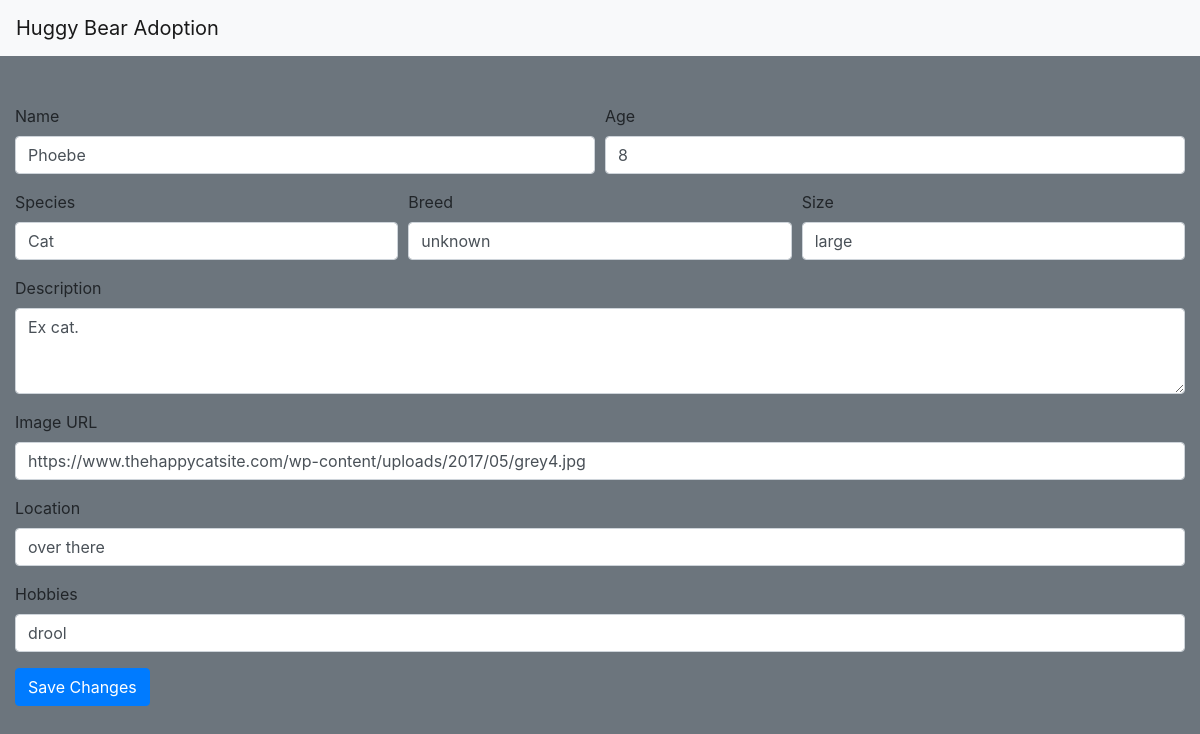
/update.php?animal_id=15 (signed in), run on the app's committed database.
### tables this page shows
CREATE TABLE `animals` (
  `animal_id` int(11) NOT NULL,
  `name` varchar(50) NOT NULL,
  `species` varchar(100) NOT NULL,
  `breed` varchar(100) NOT NULL,
  `description` varchar(2000) NOT NULL,
  `age` int(3) NOT NULL,
  `size` varchar(20) NOT NULL,
  `image` varchar(500) NOT NULL,
  `location` varchar(500) NOT NULL,
  `hobbies` varchar(200) NOT NULL
);

### update.php (the view, shortened to what this page needs)
<?php
	require_once 'actions/db_connect.php';
	if ($_GET["animal_id"]) {
		$animal_id = $_GET["animal_id"];
		$sql = "SELECT * FROM animals WHERE animal_id = $animal_id";
		$result = mysqli_query($conn, $sql);
		$row = $result->fetch_assoc();
	}elseif ($_GET["userId"]) {
    $userId = $_GET["userId"];
    $sql = "SELECT * FROM users WHERE userId = $userId";
    $result = mysqli_query($conn, $sql);
    $row = $result->fetch_assoc();
  }
?>
<!DOCTYPE html>
<html>
<head>
    <link rel="stylesheet" href="https://stackpath.bootstrapcdn.com/bootstrap/4.4.1/css/bootstrap.min.css">
</head>
<body class="bg-secondary">
  <nav class="navbar navbar-light bg-light mb-5">
    <a class="navbar-brand" href="index.php">
    Huggy Bear Adoption
    </a>
  </nav>
  <div class="container-fluid">
    <?php
      if ($_GET["animal_id"]) {
        echo "
          <form action='actions/a_update.php' method='post'>
            <input type='hidden' name='id' value='" . $row['animal_id'] . "'>
            <div class='form-row'>
              <div class='form-group col-md-6'>
                <label for='inputName'>Name</label>
                <input type='text' name='name' class='form-control' id='inputName' value='" . $row['name'] . "'>
              </div>
              <div class='form-group col-md-6'>
                <label for='inputAge'>Age</label>
                <input type='text' name='age' class='form-control' id='inputAge' value='" . $row['age'] . "'>
              </div>
            </div>
            <div class='form-row'>
              <div class='form-group col-md-4'>
                <label for='inputSpecies'>Species</label>
                <input type='text' name='species' class='form-control' id='inputSpecies' value='" . $row['species'] . "'>
              </div>
              <div class='form-group col-md-4'>
                <label for='inputBreed'>Breed</label>
                <input type='text' name='breed' class='form-control' id='inputBreed' value='" . $row['breed'] . "'>
              </div>
              <div class='form-group col-md-4'>
                <label for='inputSize'>Size</label>
                <input type='text' name='size' class='form-control' id='inputSize' value='" . $row['size'] . "'>
              </div>
            </div>
            <div class='form-group'>
              <label for='inputDescription'>Description</label>
                <textarea class='form-control' name='description' id='inputDescription' rows='3'>" . $row['description'] . "</textarea>
              </div>
            <div class='form-group'>
              <label for='inputImage'>Image URL</label>
              <input type='text' name='image' class='form-control' id='inputImage' value='" . $row['image'] . "'>
            </div>
            <div class='form-group'>
              <label for='inputLocation'>Location</label>
              <input type='text' name='location' class='form-control' id='inputLocation' value='" . $row['location'] . "'>
            </div>
            <div class='form-group'>
              <label for='inputHobbies'>Hobbies</label>
              <input type='text' name='hobbies' class='form-control' id='inputHobbies' value='" . $row['hobbies'] . "'>
            </div>
            <button type='submit' class='btn btn-primary'>Save Changes</button>
          </form>
        ";
      }
    ?>
  </div>
</body>
</html>

### data on the page
animals: name "Phoebe", age "8", species "Cat", breed "unknown", size "large", description "Ex cat.", image "https://www.thehappycatsite.com/wp-content/uploads/2017/05/grey4.jpg", location "over there", hobbies "drool"
